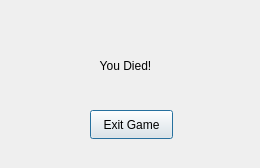
<?xml version="1.0" encoding="UTF-8"?>
<ui version="4.0">
 <class>Death</class>
 <widget class="QDialog" name="Death">
  <property name="geometry">
   <rect>
    <x>0</x>
    <y>0</y>
    <width>260</width>
    <height>168</height>
   </rect>
  </property>
  <property name="windowTitle">
   <string>Dialog</string>
  </property>
  <widget class="QLabel" name="label">
   <property name="geometry">
    <rect>
     <x>10</x>
     <y>40</y>
     <width>231</width>
     <height>51</height>
    </rect>
   </property>
   <property name="text">
    <string>You Died!</string>
   </property>
   <property name="alignment">
    <set>Qt::AlignCenter</set>
   </property>
  </widget>
  <widget class="QPushButton" name="pushButton">
   <property name="geometry">
    <rect>
     <x>90</x>
     <y>110</y>
     <width>83</width>
     <height>29</height>
    </rect>
   </property>
   <property name="text">
    <string>Exit Game</string>
   </property>
  </widget>
 </widget>
 <resources/>
 <connections/>
</ui>
